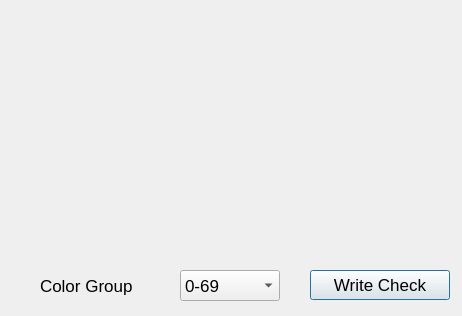
<?xml version="1.0" encoding="UTF-8"?>
<ui version="4.0">
 <class>TransferCheckDialog</class>
 <widget class="QDialog" name="TransferCheckDialog">
  <property name="windowModality">
   <enum>Qt::ApplicationModal</enum>
  </property>
  <property name="geometry">
   <rect>
    <x>0</x>
    <y>0</y>
    <width>462</width>
    <height>316</height>
   </rect>
  </property>
  <property name="font">
   <font>
    <pointsize>13</pointsize>
   </font>
  </property>
  <property name="windowTitle">
   <string>Transfer Checks</string>
  </property>
  <widget class="QPushButton" name="writeCheckButton">
   <property name="geometry">
    <rect>
     <x>310</x>
     <y>270</y>
     <width>140</width>
     <height>30</height>
    </rect>
   </property>
   <property name="text">
    <string>Write Check</string>
   </property>
  </widget>
  <widget class="Q3ListBox" name="chargeSummaryListBox">
   <property name="geometry">
    <rect>
     <x>10</x>
     <y>10</y>
     <width>440</width>
     <height>250</height>
    </rect>
   </property>
   <property name="font">
    <font>
     <family>Bitstream Vera Sans Mono</family>
     <pointsize>13</pointsize>
    </font>
   </property>
   <property name="selectionMode">
    <enum>Q3ListBox::Multi</enum>
   </property>
  </widget>
  <widget class="QComboBox" name="colorCombo">
   <property name="geometry">
    <rect>
     <x>180</x>
     <y>270</y>
     <width>100</width>
     <height>31</height>
    </rect>
   </property>
   <item>
    <property name="text">
     <string>0-69</string>
    </property>
   </item>
   <item>
    <property name="text">
     <string>70-79</string>
    </property>
   </item>
   <item>
    <property name="text">
     <string>80-89</string>
    </property>
   </item>
   <item>
    <property name="text">
     <string>90-99</string>
    </property>
   </item>
   <item>
    <property name="text">
     <string>All</string>
    </property>
   </item>
  </widget>
  <widget class="QLabel" name="textLabel2">
   <property name="geometry">
    <rect>
     <x>40</x>
     <y>270</y>
     <width>121</width>
     <height>31</height>
    </rect>
   </property>
   <property name="text">
    <string>Color Group</string>
   </property>
   <property name="wordWrap">
    <bool>false</bool>
   </property>
  </widget>
 </widget>
 <layoutdefault spacing="6" margin="11"/>
 <pixmapfunction>qPixmapFromMimeSource</pixmapfunction>
 <customwidgets>
  <customwidget>
   <class>Q3Frame</class>
   <extends>QFrame</extends>
   <header>Qt3Support/Q3Frame</header>
   <container>1</container>
  </customwidget>
  <customwidget>
   <class>Q3ListBox</class>
   <extends>Q3Frame</extends>
   <header>q3listbox.h</header>
  </customwidget>
 </customwidgets>
 <includes>
  <include location="global">vector</include>
  <include location="local">dao/chargedao.h</include>
  <include location="local">dao/checkdao.h</include>
  <include location="local">dao/printerdao.h</include>
 </includes>
 <resources/>
 <connections/>
</ui>
